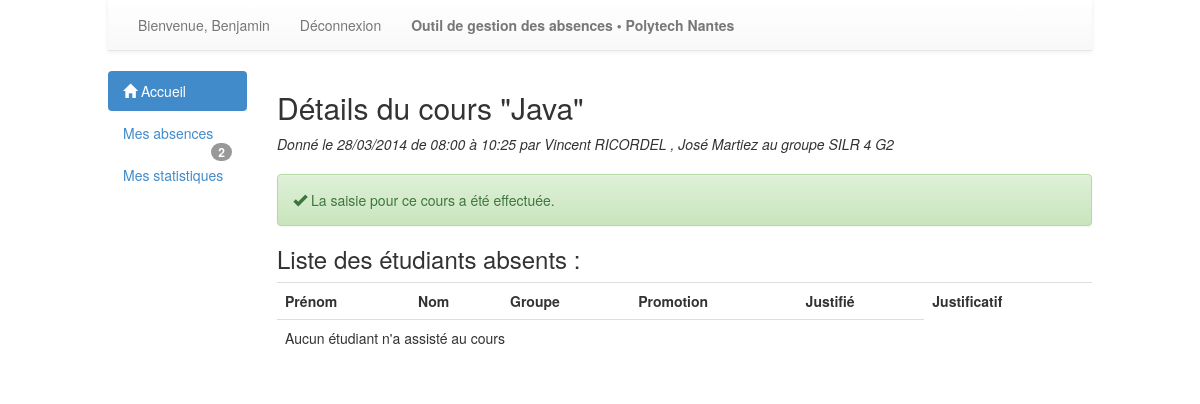
/cours/4/ (signed in), run on the app's committed database.
### absences/models.py (models this page shows, shortened)
class Cours (models.Model):
	dateDebut = models.DateTimeField(auto_now = False, auto_now_add = False)
	dateFin = models.DateTimeField(auto_now = False, auto_now_add = False)
	saisieEffectuee = models.BooleanField(default = False)
	matiere = models.ForeignKey(Matiere)
	donne_a = models.ManyToManyField(Groupe, related_name='donne_a')
	donne_par = models.ManyToManyField(Enseignant, related_name = 'donne_par')

class Matiere (models.Model):
	intitule = models.CharField(max_length = 200)

class Utilisateur(models.Model):
	user = models.OneToOneField(User)

class Enseignant(Utilisateur):
	pass

class Utilisateur(models.Model):
	user = models.OneToOneField(User)

class Groupe(models.Model):
	nom = models.CharField(max_length=200)
	etudiants = models.ManyToManyField(Etudiant, related_name='membresGroupe+')

### absences/views.py (the view)
# urls.py: url(r'^cours/(?P<cours_id>\d+)/$', views.consultationCours, name='consultationCours'),
@login_required
def consultationCours(request, cours_id):
	cours = get_object_or_404(Cours, pk=cours_id)
	absences = Absence.objects.filter(cours_id = cours_id)
	return render(request, 'absences/consultationCours.html', {'cours':cours, 'absences':absences})

### absences/context_processor.py (called while the page is built)
def getNombres (request):
	nb = {}
	nb['absences'] = 0
	nb['nonSaisis'] = 0
	try:
		etudiant = Etudiant.objects.get(user=request.user)
		nb['absences'] = Absence.objects.filter(etudiant = etudiant, justifie = False).count()
	except:
		nb['absences'] = 0
		try:
			enseignant = Enseignant.objects.get(user=request.user)
			cours = Cours.objects.filter(donne_par = enseignant, saisieEffectuee = False, dateFin__lte = datetime.now())
			nb['nonSaisis'] = cours.count()
		except:
			nb['nonSaisis'] = 0
	return {'nb':nb}

def determinerGroupe(request):
	groupeUtilisateur = {}
	groupeUtilisateur['etudiant'] = None
	groupeUtilisateur['secretaire'] = None
	groupeUtilisateur['enseignant'] = None
	try:
		groupes = request.user.groups.all()
		for groupe in groupes:
			if groupe.name == 'Etudiants':
				groupeUtilisateur['etudiant'] = Etudiant.objects.get(user=request.user.id)
			elif groupe.name == 'Secretaires':
				groupeUtilisateur['secretaire'] = Secretaire.objects.get(user=request.user.id)
			elif groupe.name == 'Enseignants':
				groupeUtilisateur['enseignant'] = Enseignant.objects.get(user=request.user.id)
	except:
		groupeUtilisateur['etudiant'] = None
		groupeUtilisateur['secretaire'] = None
		groupeUtilisateur['enseignant'] = None
	return {'groupeUtilisateur':groupeUtilisateur}

### absences/templates/absences/consultationCours.html (shortened to what this page needs)
{% extends 'general.html' %}
{% block content %}
	<h2>Détails du cours "{{cours.matiere.intitule}}"</h2>
	<div style="margin-bottom:20px;">
		<p><em>
			Donné le {{ cours.dateDebut|date:"d/m/Y" }} de {{ cours.dateDebut|time:"H:i" }} à {{ cours.dateFin|time:"H:i"}}
			par
			{% for enseignant in cours.donne_par.all %}
				{{enseignant.user.first_name}} {{enseignant.user.last_name}}
				{% if not forloop.last %}, {%endif%}
			{% endfor %}
			au groupe
			{% for groupe in cours.donne_a.all %} {{groupe.nom}}{% if not forloop.last %}, {%endif%}{% endfor %}
		</em></p>
	</div>
{% if cours.saisieEffectuee%}
<div class="alert alert-success">
	<p><span class="glyphicon glyphicon-ok"></span>
 La saisie pour ce cours a été effectuée.</p>
</div>
{% endif %}
	<div>
		<h3>Liste des étudiants absents :</h3>
		<table class="table table-hover">
			<tr>
				<th>Prénom</th>
				<th>Nom</th>
				<th>Groupe</th>
				<th>Promotion</th>
				<th>Justifié</th>
				<th>Justificatif</th>
			</tr>
			{% for absence in absences.all %}
			<tr>
				<td>{{absence.etudiant.user.first_name}}</td>
				<td>{{absence.etudiant.user.last_name}}</td>
				<td>{{cours.donne_a.nom}}</td>
				<td>{{absence.etudiant.promotion}}</td>
				{% if absence.justifie %}
					<td class="alert alert-success">Oui</td>
				{% else %}
					<td class="alert alert-danger">Non</td>
				{% endif %}
				<td>
					{% if not absence.justifie %}
						{% if perms.absences.can_ajouterJustificatif %}
							<a href="{% url 'absences:ajouteJustificatif' absence.id 'consultationCours' cours.id %}" class="btn btn-primary btn-sm" role="button">Ajouter un justificatif</a></td>
						{% else %}
						-
						{%endif%}
					{% else %}
					<a href="#" class="btn btn-primary btn-sm" data-toggle="modal" data-target="#justificatifPopup" role="button" onclick="remplirPopupJustificatif({{absence.id}});">Voir le justificatif</a></td>
					{% endif %}
                    <div class="modal fade" id="justificatifPopup" tabindex="-1" role="dialog" aria-labelledby="myModalLabel" aria-hidden="true">
                      <div class="modal-dialog">
                        <div class="modal-content">
                          <div class="modal-header">
                            <button type="button" class="close" data-dismiss="modal" aria-hidden="true">&times;</button>
                            <h4 class="modal-title" id="myModalLabel">Justificatif</h4>
                          </div>
                          <div class="modal-body">
                          </div>
                          <div class="modal-footer">
                            <button type="button" class="btn btn-default" data-dismiss="modal">Fermer</button>
                          </div>
                        </div>
                      </div>
                    </div>
			</tr>
			{% empty %}
			<tr>
				<td colspan="5">Aucun étudiant n'a assisté au cours</td>
			</tr>
			{% endfor %}
	</table>
{%endblock%}

### templates/general.html (shortened to what this page needs)
<!DOCTYPE html>
	<head>
		{% load staticfiles %}
		<link rel="stylesheet" type="text/css" href="{% static 'css/style.css' %}" />
		<link rel="stylesheet" type="text/css" href="{% static 'css/bootstrap.min.css' %}" />
		<link rel="stylesheet" type="text/css" href="{% static 'css/bootstrap-theme.min.css' %}" />
		<link rel="stylesheet" type="text/css" href="{% static 'css/jquery.simple-dtpicker.css' %}" />
	</head>
	<body>
	<div id="content">
		<nav class="navbar navbar-default navbar-static-top" role="navigation">
			<div class="container-fluid">
				<div class="collapse navbar-collapse" id="bs-example-navbar-collapse-1">
					<ul class="nav navbar-nav">
						{% if user.is_authenticated %}
						<li><a href="">Bienvenue, {{user.first_name}}</a></li>
						{% else %}
						<li><a href="">Bienvenue !</a></li>
						{% endif %}
						{% if user.is_authenticated %}
						<li><a href="{% url 'absences:deconnexion' %}" title="Deconnexion">Déconnexion</a></li>
						{% else %}
						<li><a href="{% url 'absences:connexion' %}" title="Connexion" style="font-weight:bold;">Connexion</a></li>
						{% endif %}
						<li><a href="#" style="font-weight:bold;">Outil de gestion des absences &bull; Polytech Nantes</a></li>
					</ul>
				</div>
			</div>
		</nav>
		<div class="row">
			<div class="col-md-2">
				<ul class="nav nav-pills nav-stacked">
				  	<li class="active"><a href="{% url 'absences:index' %}"><span class="glyphicon glyphicon-home"></span> Accueil</a></li>
					{% if groupeUtilisateur.etudiant %}
						<li><a href="{% url 'absences:mesAbsences' %}">Mes absences <span class="badge pull-right">{{nb.absences}}</span></a></li>
						<li><a href="{% url 'absences:mesStatistiques' %}">Mes statistiques</a></li>
					{% endif %}
				</ul>
			</div>
	 		<div class="col-md-10">
				{% block content %}	{% endblock %}
	 		</div>
		</div>
	</div>
	</body>
</html>

### static/css/style.css (style rules this page uses)
#content { width:82%; margin:auto; }

### data on the page
Cours: matiere.intitule "Java", dateDebut "28/03/2014", dateDebut "08:00", dateFin "10:25"
Enseignant: user.first_name "Vincent", user.last_name "RICORDEL"
Enseignant: user.first_name "José", user.last_name "Martiez"
Groupe: nom "SILR 4 G2"

### other printed values
{{ user.first_name }} "Benjamin"
{{ nb.absences }} "2"
